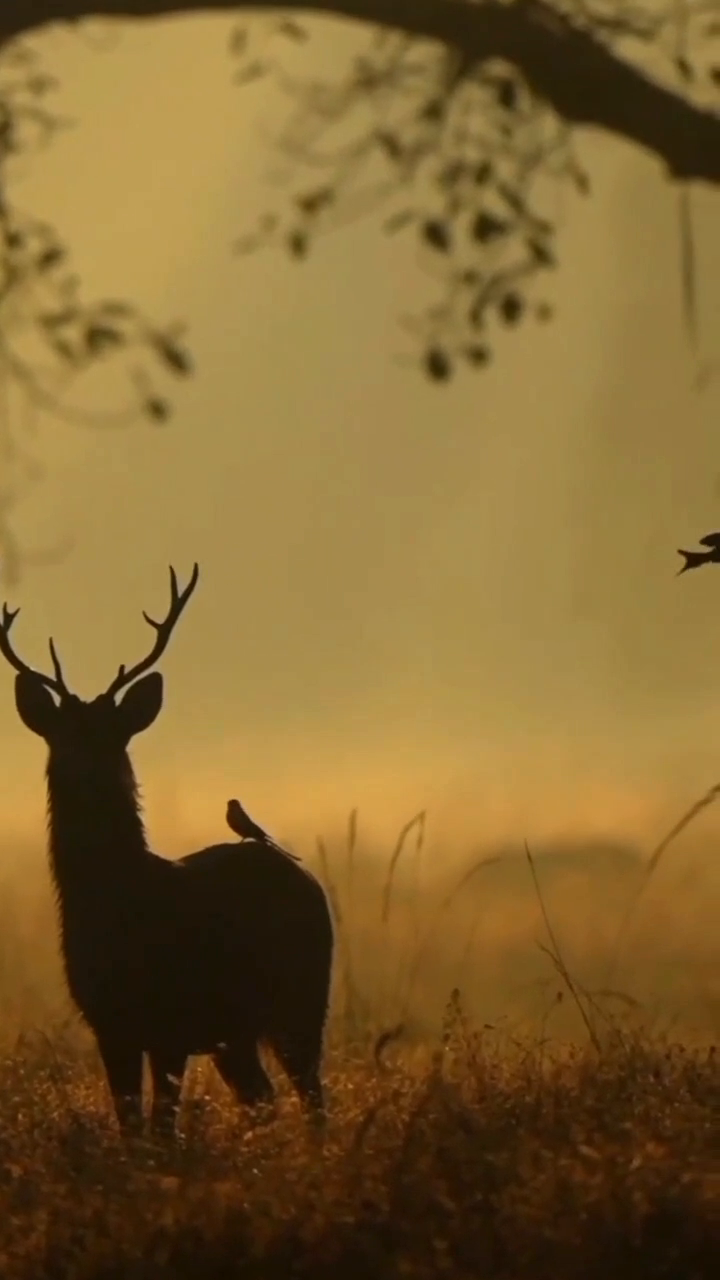
#> input picture frame 36 of forest.mp4, 720 x 1280 px
$ python forest.py
#> lines starting #> are read from the running program, lines starting #| are printed output that depends on the picture
import cv2
import datetime

# Input video file
video_path = "C:/Users/Administrator/Desktop/bala/forest.mp4"

# Initialize video capture
cap = cv2.VideoCapture(video_path)
background = None

while True:
    ret, frame = cap.read()
#> frame is the input picture: shape (1280, 720, 3); mean B, G, R 49.4, 100.6, 129
    if not ret:
        break

    gray = cv2.cvtColor(frame, cv2.COLOR_BGR2GRAY)
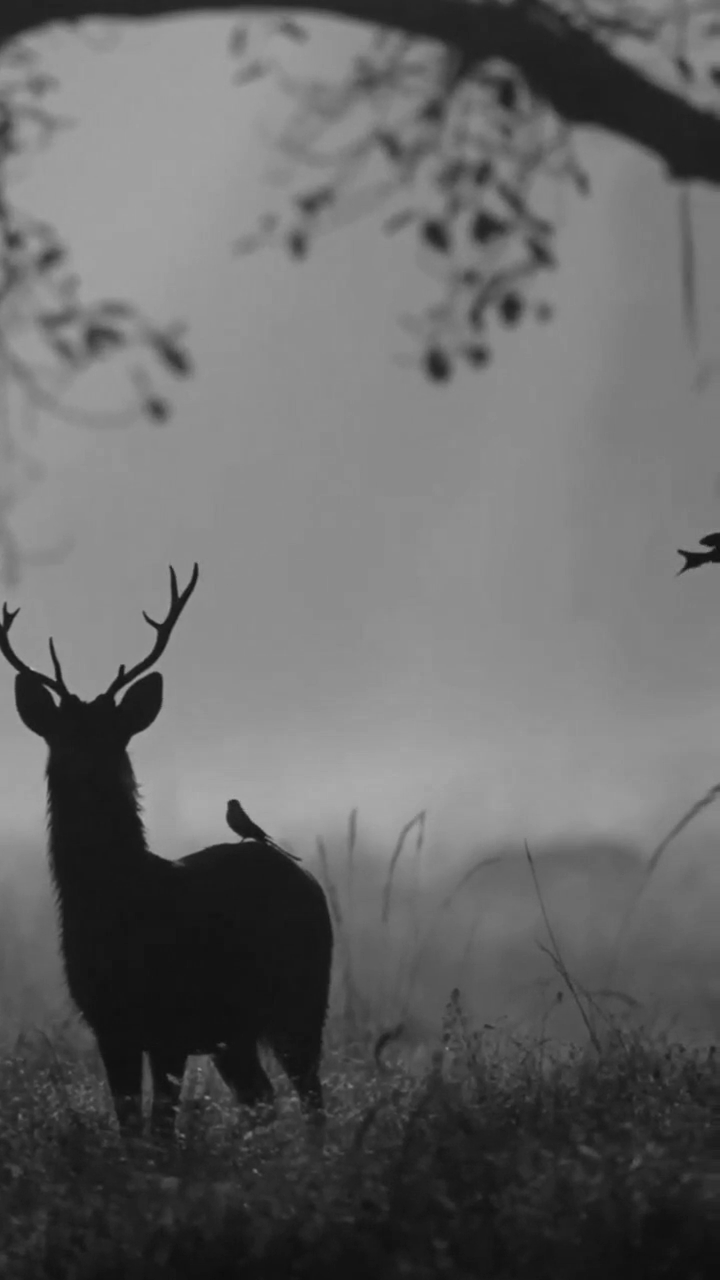
#> gray: shape (1280, 720); min 12, max 179, mean 103.3
    gray = cv2.GaussianBlur(gray, (21, 21), 0)

    if background is None:
        background = gray
        continue

    diff_frame = cv2.absdiff(background, gray)
    threshold_frame = cv2.threshold(diff_frame, 25, 255, cv2.THRESH_BINARY)[1]

    threshold_frame = cv2.dilate(threshold_frame, None, iterations=2)
    contours, _ = cv2.findContours(threshold_frame, cv2.RETR_EXTERNAL, cv2.CHAIN_APPROX_SIMPLE)

    for contour in contours:
        if cv2.contourArea(contour) < 1000:
            continue
        (x, y, w, h) = cv2.boundingRect(contour)
        cv2.rectangle(frame, (x, y), (x + w, y + h), (0, 255, 0), 3)

        # Save detected image
        filename = f"wildlife_{datetime.datetime.now().strftime('%Y%m%d_%H%M%S')}.jpg"
        cv2.imwrite(filename, frame)

    cv2.imshow("Wildlife Monitoring", frame)

    if cv2.waitKey(1) & 0xFF == ord('q'):
        break

cap.release()
cv2.destroyAllWindows()

$ run again, starting later in the video
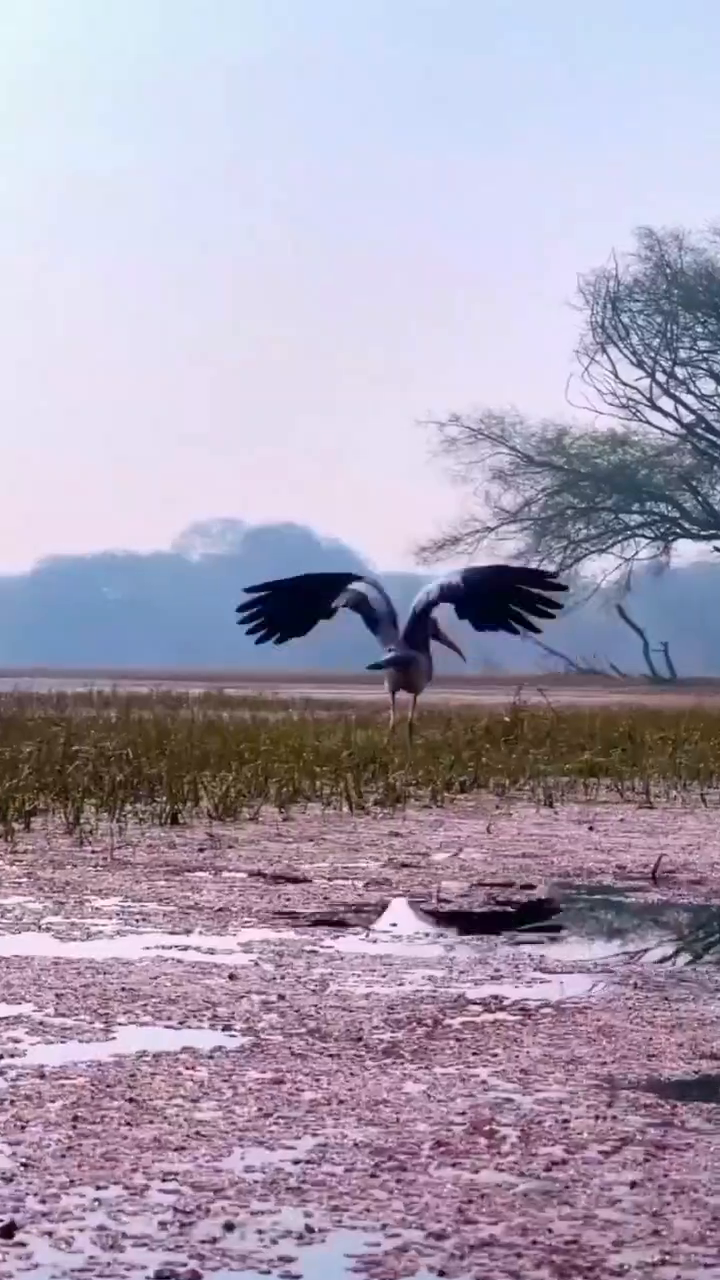
#> input picture frame 165 of forest.mp4, 720 x 1280 px
#> frame is the input picture: shape (1280, 720, 3); mean B, G, R 179.2, 159.6, 169.5
#> `gray = cv2.cvtColor(frame, cv2.COLOR_BGR2GRAY)`:
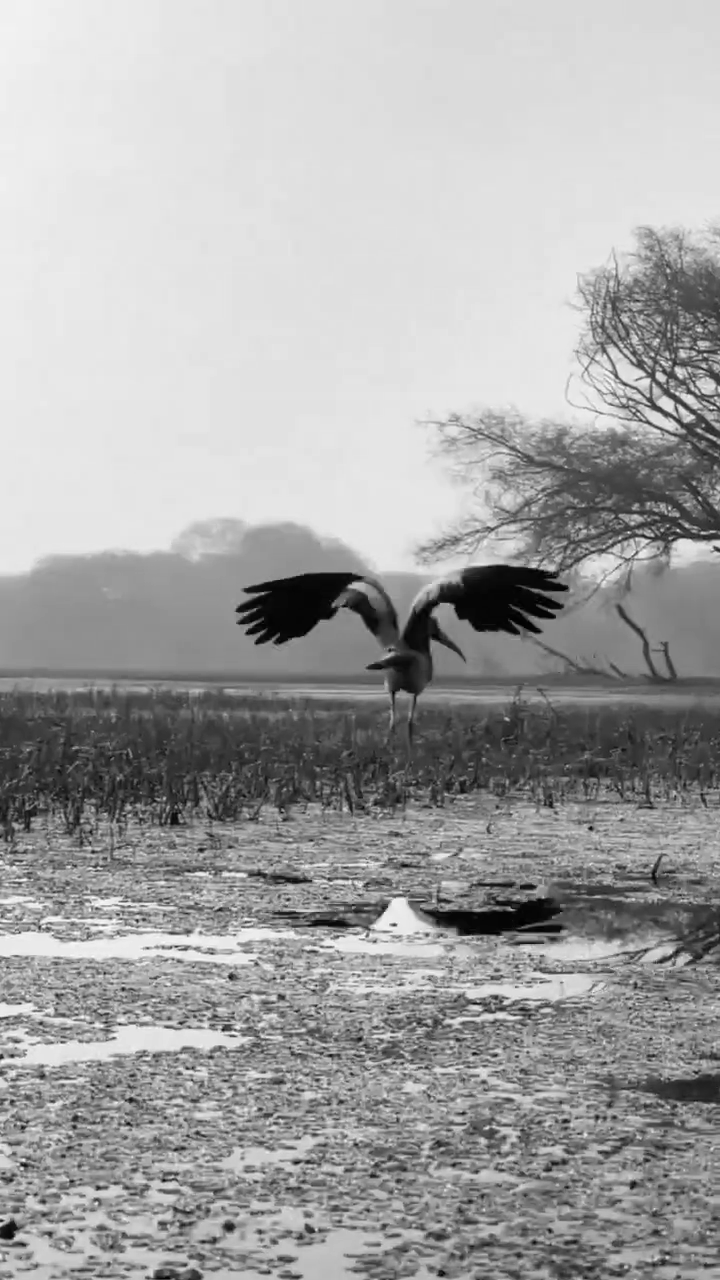
#> gray: shape (1280, 720); min 0, max 255, mean 164.8
#> `gray = cv2.GaussianBlur(gray, (21, 21), 0)`:
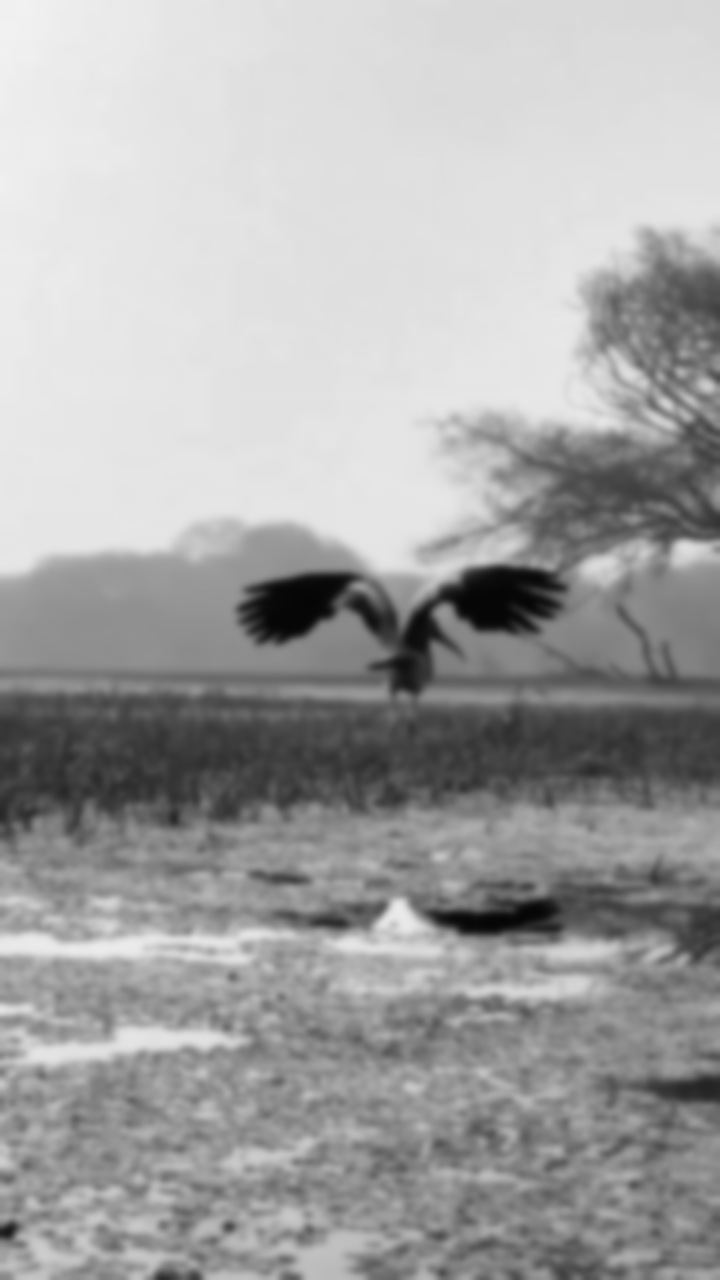
#> gray: shape (1280, 720); min 5, max 242, mean 164.8

$ run again, starting later in the video
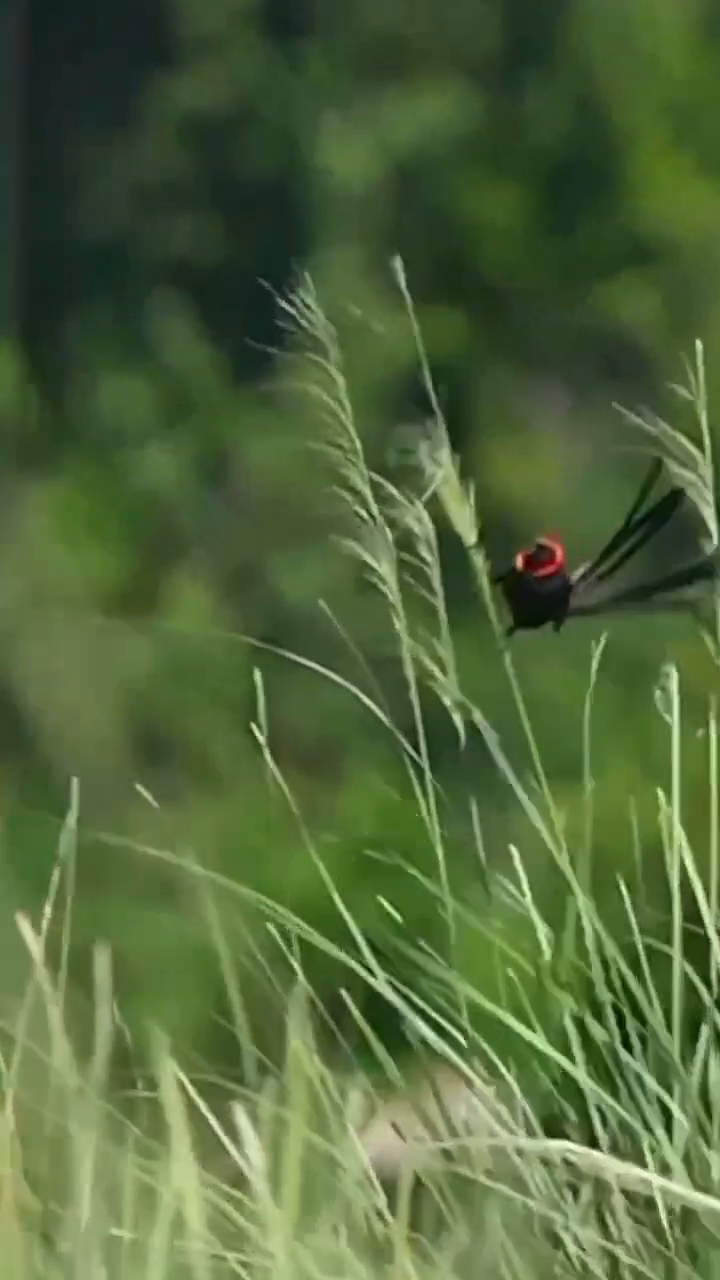
#> input picture frame 293 of forest.mp4, 720 x 1280 px
#> frame is the input picture: shape (1280, 720, 3); mean B, G, R 58.6, 102, 81.1
#> `gray = cv2.cvtColor(frame, cv2.COLOR_BGR2GRAY)`:
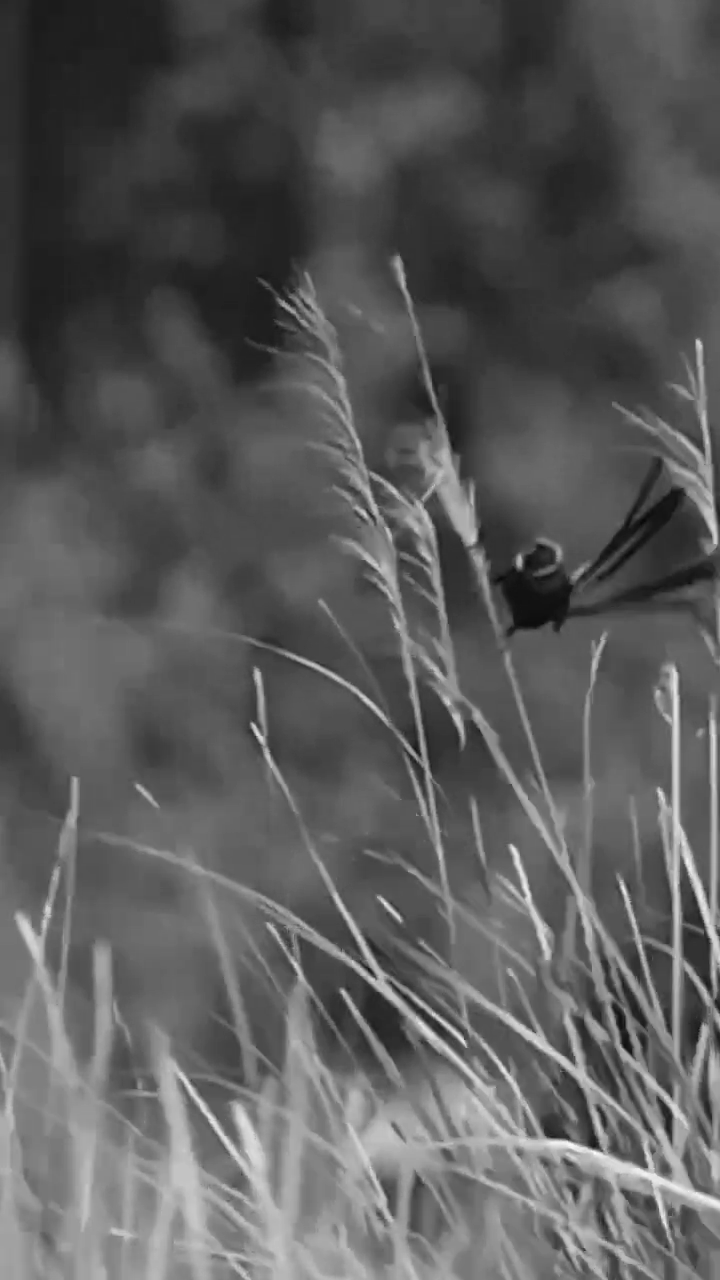
#> gray: shape (1280, 720); min 8, max 252, mean 90.8
#> `gray = cv2.GaussianBlur(gray, (21, 21), 0)`:
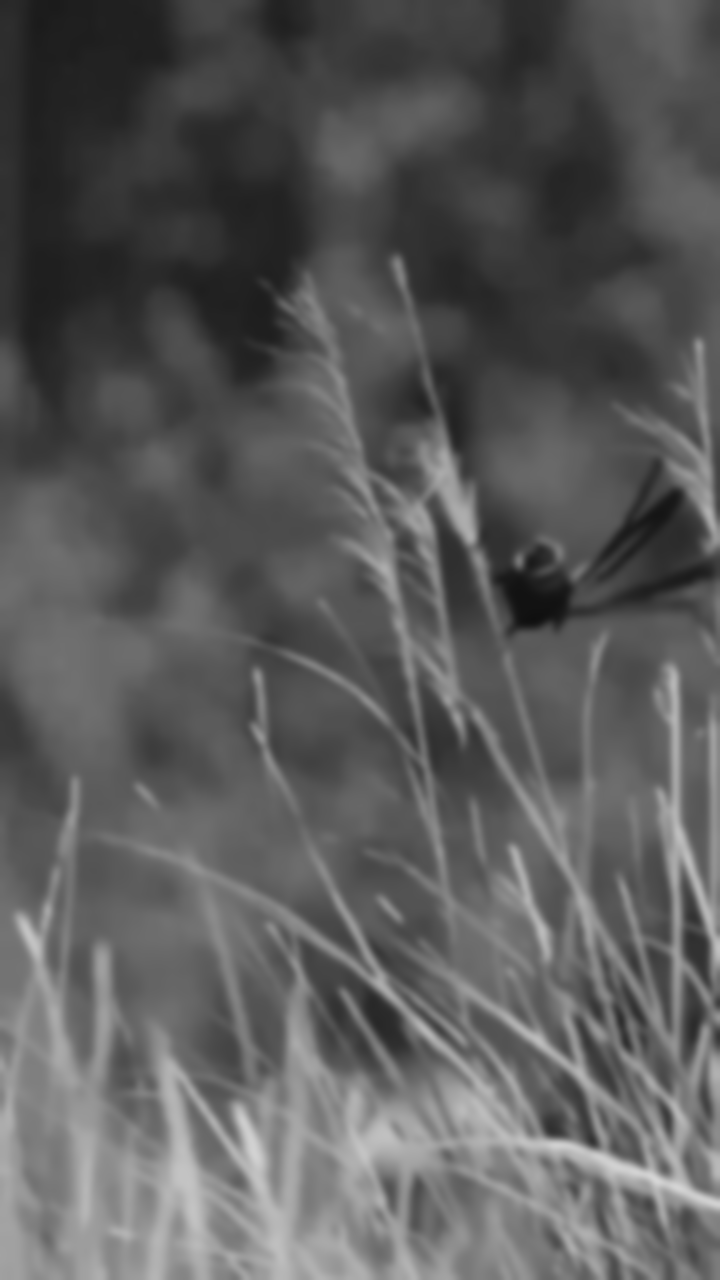
#> gray: shape (1280, 720); min 15, max 214, mean 90.8
